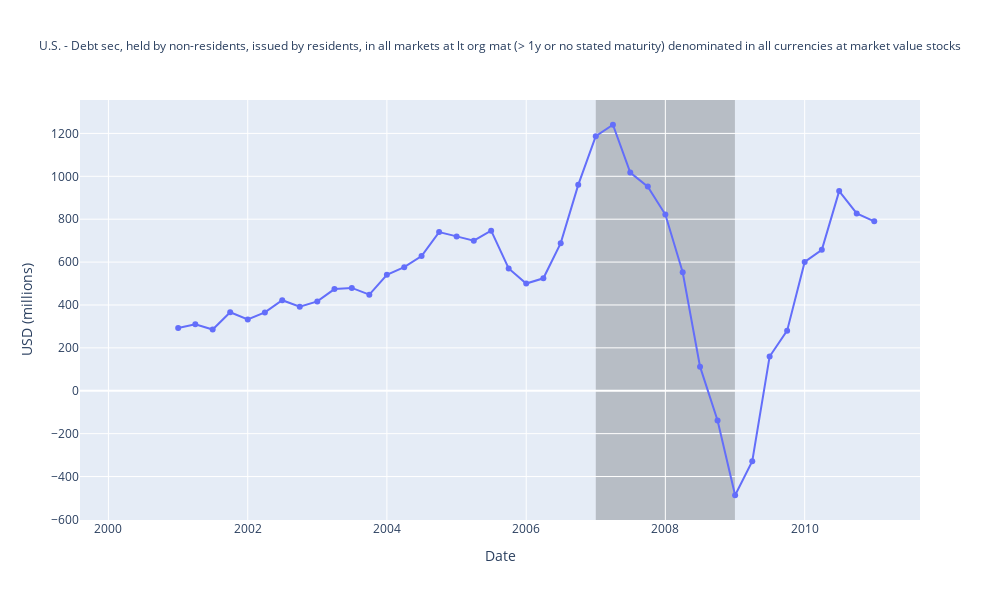

Notebook code for this chart:
### Code cell
## Figure 6 - The U.S. dollar didn't strengthen because its a safe haven - it strenghened because foreigners bought short-term U.S. debt securities to cover their short positions in U.S. in the carry

df = data.get_debt_securities_data(
    freq='Q',
    reference_area=enums.Region.US,
    counterparty_area=enums.Region.CrossBorder,
    reporting_sector=enums.Sector.TotalEconomy,
    counterparty_sector=enums.Sector.TotalEconomy,
    accounting_entry=enums.AccountingEntry.Liabilities,
    transaction_type=enums.TransactionType.Stocks,
    instrument=enums.DebtInstrumentType.All,
    maturity=enums.Maturity.LongTermOriginal,
    unit_of_measure=enums.UnitOfMeasure.USD,
    currency_denomination=enums.CurrencyDenomination.All,
    valuation_method=enums.ValuationMethod.MarketValue
)

df['Date'] = pd.PeriodIndex(df['Date'], freq='Q')
start = Period('2000-Q1', freq='Q')
end = Period('2011-Q1', freq='Q')
df = df[(df['Date'] >= start) & (df['Date'] <= end)]

df['Value'] = to_numeric(df['Value']).diff()
df['Trailing_4Q_Sum'] = df['Value'].rolling(window=4).sum()

plot_figure_trailing(df)

### Figure 1 — Plotly figure (JSON) as saved in the notebook; plotly's stock layout.template omitted (floating-point values rounded to 4 significant figures)
{"data": [{"mode": "lines+markers", "name": "test", "type": "scatter", "x": ["2000-04-01T00:00:00.000000000", "2000-07-01T00:00:00.000000000", "2000-10-01T00:00:00.000000000", "2001-01-01T00:00:00.000000000", "2001-04-01T00:00:00.000000000", "2001-07-01T00:00:00.000000000", "2001-10-01T00:00:00.000000000", "2002-01-01T00:00:00.000000000", "2002-04-01T00:00:00.000000000", "2002-07-01T00:00:00.000000000", "2002-10-01T00:00:00.000000000", "2003-01-01T00:00:00.000000000", "2003-04-01T00:00:00.000000000", "2003-07-01T00:00:00.000000000", "2003-10-01T00:00:00.000000000", "2004-01-01T00:00:00.000000000", "2004-04-01T00:00:00.000000000", "2004-07-01T00:00:00.000000000", "2004-10-01T00:00:00.000000000", "2005-01-01T00:00:00.000000000", "2005-04-01T00:00:00.000000000", "2005-07-01T00:00:00.000000000", "2005-10-01T00:00:00.000000000", "2006-01-01T00:00:00.000000000", "2006-04-01T00:00:00.000000000", "2006-07-01T00:00:00.000000000", "2006-10-01T00:00:00.000000000", "2007-01-01T00:00:00.000000000", "2007-04-01T00:00:00.000000000", "2007-07-01T00:00:00.000000000", "2007-10-01T00:00:00.000000000", "2008-01-01T00:00:00.000000000", "2008-04-01T00:00:00.000000000", "2008-07-01T00:00:00.000000000", "2008-10-01T00:00:00.000000000", "2009-01-01T00:00:00.000000000", "2009-04-01T00:00:00.000000000", "2009-07-01T00:00:00.000000000", "2009-10-01T00:00:00.000000000", "2010-01-01T00:00:00.000000000", "2010-04-01T00:00:00.000000000", "2010-07-01T00:00:00.000000000", "2010-10-01T00:00:00.000000000", "2011-01-01T00:00:00.000000000"], "y": [NaN, NaN, NaN, 292.9, 310.3, 285.3, 365.9, 332.1, 365.3, 422.3, 392.1, 416.5, 474.2, 479.6, 448.0, 540.6, 576.4, 628.3, 739.8, 719.9, 700.0, 746.4, 570.4, 499.7, 524.3, 688.3, 960.2, 1187.0, 1240.0, 1018.0, 951.9, 821.6, 552.7, 112.4, -138.6, -487.2, -328.5, 159.7, 280.3, 600.5, 657.3, 930.9, 826.9, 790.2]}], "layout": {"height": 600, "hovermode": "x unified", "legend": {"font": {"size": 8}, "orientation": "h", "title": {"text": "Series"}, "x": 0.5, "xanchor": "center", "y": -0.2, "yanchor": "top"}, "shapes": [{"fillcolor": "black", "layer": "below", "line": {"width": 0}, "opacity": 0.2, "type": "rect", "x0": "2007-01-01T00:00:00", "x1": "2008-12-31T00:00:00", "xref": "x", "y0": 0, "y1": 1, "yref": "paper"}], "title": {"font": {"size": 12}, "text": "U.S. - Debt sec, held by non-residents, issued by residents, in all markets at lt org mat (> 1y or no stated maturity) denominated in all currencies at market value stocks", "x": 0.5, "xanchor": "center"}, "width": 1000, "xaxis": {"title": {"text": "Date"}}, "yaxis": {"autorange": true, "tickformat": ".0f", "title": {"text": "USD (millions)"}}}}
